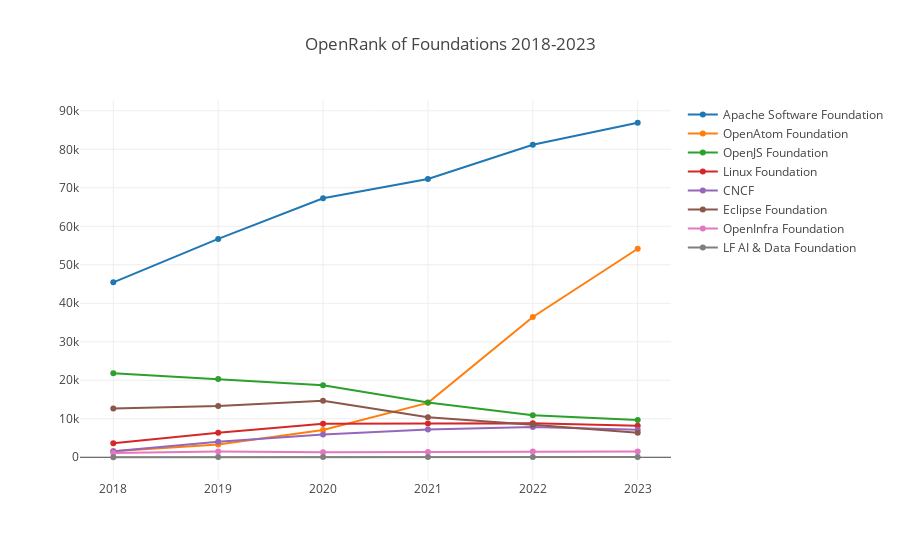

The cell this chart's notebook holds for it:
### Markdown cell above
### 各基金会 OpenRank 变化趋势

### Code cell
openDigger.index.openrank.getRepoOpenrank({
    labelUnion: [':foundations'],
    startYear: 2018, endYear: 2023, endMonth: 12,
    groupBy: 'Foundation',
    groupTimeRange: 'year',
    order: 'DESC',
    limit: -1
}).then(data => {
    var data = data.filter(i => i.id.startsWith(':foundations'));
    openDigger.render.plotly(data.map(row => {
        return {
            x: years,
            y: row.openrank,
            name: row.name
        };
    }), {title: `OpenRank of Foundations 2018-2023`, xaxis: { type: 'category' }});
})

### Figure 1 — Plotly figure (JSON) as saved in the notebook; plotly's stock layout.template omitted (floating-point values rounded to 4 significant figures)
{"data": [{"name": "Apache Software Foundation", "x": [2018, 2019, 2020, 2021, 2022, 2023], "y": [45450.0, 56730.0, 67270.0, 72290.0, 81160.0, 86900.0]}, {"name": "OpenAtom Foundation", "x": [2018, 2019, 2020, 2021, 2022, 2023], "y": [1545.0, 3336.0, 7111.0, 14130.0, 36450.0, 54170.0]}, {"name": "OpenJS Foundation", "x": [2018, 2019, 2020, 2021, 2022, 2023], "y": [21830.0, 20340.0, 18690.0, 14250.0, 10940.0, 9700.0]}, {"name": "Linux Foundation", "x": [2018, 2019, 2020, 2021, 2022, 2023], "y": [3650.0, 6383.0, 8693.0, 8760.0, 8826.0, 8171.0]}, {"name": "CNCF", "x": [2018, 2019, 2020, 2021, 2022, 2023], "y": [1569.0, 4048.0, 5904.0, 7203.0, 7864.0, 7130.0]}, {"name": "Eclipse Foundation", "x": [2018, 2019, 2020, 2021, 2022, 2023], "y": [12680.0, 13340.0, 14700.0, 10390.0, 8473.0, 6381.0]}, {"name": "OpenInfra Foundation", "x": [2018, 2019, 2020, 2021, 2022, 2023], "y": [1136.0, 1473.0, 1278.0, 1379.0, 1467.0, 1487.0]}, {"name": "LF AI & Data Foundation", "x": [2018, 2019, 2020, 2021, 2022, 2023], "y": [4.9, 38.95, 55.15, 60.79, 58.58, 58.36]}], "layout": {"autosize": true, "title": {"text": "OpenRank of Foundations 2018-2023"}, "xaxis": {"autorange": true, "range": [-0.3012, 5.301], "type": "category"}, "yaxis": {"autorange": true, "range": [-7166.0, 94070.0], "type": "linear"}}}
